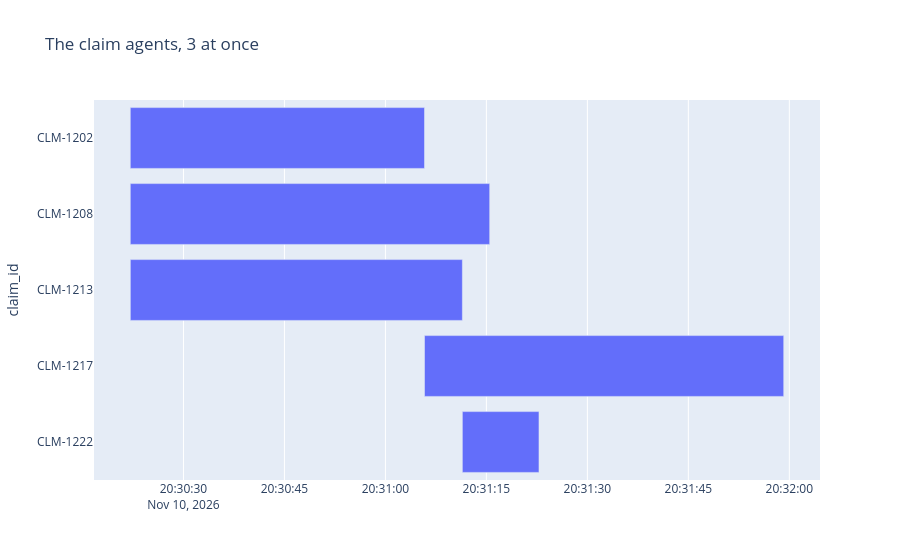

Here is the notebook cell this chart was saved with:
### Code cell
show_timeline(swarm_of_3, "The claim agents, 3 at once")

### Figure 1 — Plotly figure (JSON) as saved in the notebook; plotly's stock layout.template omitted (floating-point values rounded to 4 significant figures)
{"data": [{"base": ["2026-11-10T20:30:22.103726", "2026-11-10T20:30:22.105279", "2026-11-10T20:30:22.111139", "2026-11-10T20:31:05.807876", "2026-11-10T20:31:11.432495"], "hovertemplate": "started=%{base}<br>finished=%{x}<br>claim_id=%{y}<extra></extra>", "legendgroup": "", "marker": {"color": "#636efa", "pattern": {"shape": ""}}, "name": "", "orientation": "h", "showlegend": false, "textposition": "auto", "type": "bar", "x": [43703, 53384, 49320, 53358, 11379], "xaxis": "x", "y": ["CLM-1202", "CLM-1208", "CLM-1213", "CLM-1217", "CLM-1222"], "yaxis": "y"}], "layout": {"barmode": "overlay", "legend": {"tracegroupgap": 0}, "title": {"text": "The claim agents, 3 at once"}, "xaxis": {"anchor": "y", "domain": [0, 1], "type": "date"}, "yaxis": {"anchor": "x", "autorange": "reversed", "domain": [0, 1], "title": {"text": "claim_id"}}}}
